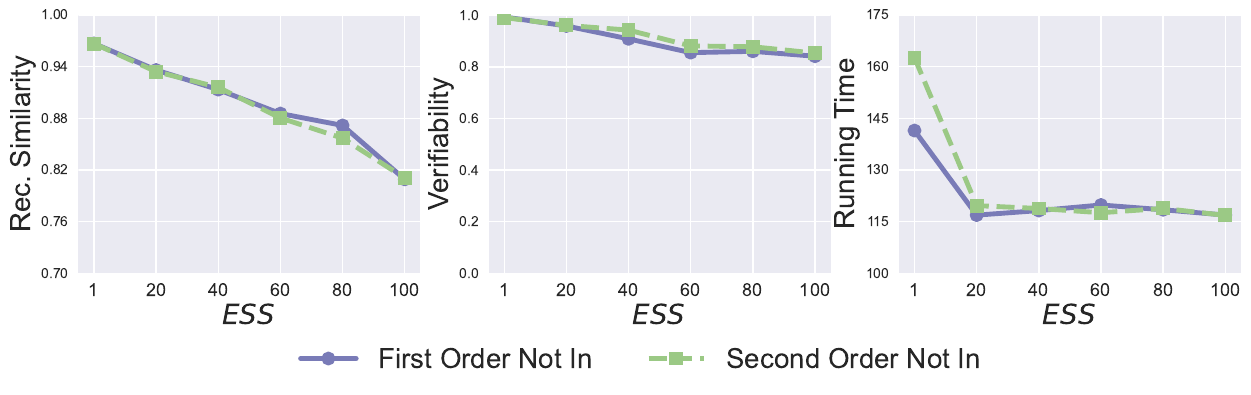

Python code for this plot:
import numpy as np
import  matplotlib.pyplot as plt
#


plt.style.use('seaborn')

fig, ax = plt.subplots(1, 3, figsize=(15, 3.8)) #sharex='col',
fig.subplots_adjust(bottom=0.2)

# for i in range(2):
#     for j in range(3):
#         ax[i,j].text(0.5,0.5,str((i,j)), fontsize=18, ha='center')




#picture 1


"""
x=[1, 2, 3, 4, 5, 6]
# validation_for_plt =[97,95.8600, 94.9400, 93.5400, 93.2400]
# attack_for_plt=[0, 0.3524, 0, 0.1762, 0.1762]
# basic_for_plt=[99.8, 99.8, 99.8, 99.8, 99.8]

labels = ['1', '20', '40', '60', '80', '100' ]
# unl_org = [97.77, 97.55, 97.35, 97.29, 97.21, 97.21]

UEV = [0.4278, 0.4113, 0.41067, 0.410123, 0.409559, 0.4098]
UEV_second = [0.434302, 0.416475, 0.4174561, 0.4169029, 0.4166158, 0.405258]
# unl_hess_r = [96.6, 96.66, 96.04, 95.94, 95.85, 97.21]
UEV_in = [0.0670, 0.05614, 0.05513, 0.054879, 0.05501, 0.054093]

UEV_second_in = [0.0661944, 0.05628, 0.05532, 0.0552045, 0.055168, 0.0547215]



l_w=3.5
m_s=8
marker_s = 2
markevery=1
#plt.figure(figsize=(8, 5.3))
#plt.plot(x, unl_fr, color='blue', marker='^', label='Retrain',linewidth=l_w, markersize=m_s)
ax[0].plot(x, UEV, linestyle='-', color='#797BB7', marker='o', fillstyle='full', markevery=markevery,
         label='Includes', linewidth=l_w, markersize=m_s, markeredgewidth=marker_s)

#plt.plot(x, unl_ss_w, color='g',  marker='*',  label='PriMU$_{w}$',linewidth=l_w, markersize=m_s)
ax[0].plot(x, UEV_second, linestyle='--', color='#9BC985',  marker='s', fillstyle='full', markevery=markevery,
         label='Not Includes',linewidth=l_w, markersize=m_s, markeredgewidth=marker_s)


# plt.plot(x, unl_mib_bck, linestyle=':', color='r',  marker='^', fillstyle='none', markevery=markevery,
#          label='MIB (bac.)', linewidth=l_w,  markersize=m_s, markeredgewidth=marker_s)


#ax[0].plot(x, UEV_in, linestyle='-.', color='#2A5522',  marker='D', fillstyle='full', markevery=markevery,label='MIB (Normal Not In.)',linewidth=l_w, markersize=m_s, markeredgewidth=marker_s)


#ax[0].plot(x, UEV_second_in, linestyle='-.', color='#E1C855',  marker='^', fillstyle='full', markevery=markevery, label='MIB (Normal Not In.)',linewidth=l_w, markersize=m_s, markeredgewidth=marker_s)



#plt.plot(x, unl_vibu, color='silver',  marker='d',  label='VIBU',linewidth=4,  markersize=10)

# plt.plot(x, y_sa03, color='r',  marker='2',  label='AAAI21 A_acc, pr=0.3',linewidth=3, markersize=8)
# plt.plot(x, y_sa05, color='darkblue',  marker='4',  label='AAAI21 A_acc, pr=0.5',linewidth=3, markersize=8)
# plt.plot(x, y_ma03, color='darkviolet',  marker='3',  label='FedMC A_acc, pr=0.3',linewidth=3, markersize=8)
# plt.plot(x, y_ma05, color='cyan',  marker='p',  label='FedMC A_acc, pr=0.5',linewidth=3, markersize=8)


# plt.grid()
leg = plt.legend(fancybox=True, shadow=True)
# plt.xlabel('Malicious Client Ratio (%)' ,fontsize=16)
ax[0].set_ylabel('Average UE', fontsize=20)
my_y_ticks = np.arange(0.0, 0.46, 0.09)
ax[0].set_yticks(my_y_ticks )
ax[0].set_xlabel('$\it{ESS}$' ,fontsize=20)

ax[0].set_xticklabels(labels ,fontsize=13)
ax[0].set_xticks(x)
# plt.title('CIFAR10 IID')

"""



# figure 2



x=[1, 2, 3, 4, 5, 6]
# validation_for_plt =[97,95.8600, 94.9400, 93.5400, 93.2400]
# attack_for_plt=[0, 0.3524, 0, 0.1762, 0.1762]
# basic_for_plt=[99.8, 99.8, 99.8, 99.8, 99.8]

labels = ['1', '20', '40', '60', '80', '100' ]
# unl_org = [97.77, 97.55, 97.35, 97.29, 97.21, 97.21]

UEV = [0.96693, 0.93609, 0.913304, 0.88554, 0.8717471, 0.809093]
UEV_second = [0.9667912, 0.93423, 0.91603, 0.880405, 0.85692, 0.810767]
# unl_hess_r = [96.6, 96.66, 96.04, 95.94, 95.85, 97.21]
UEV_in = [ 0.9459, 0.9097, 0.85268, 0.856668, 0.818231, 0.732786]

UEV_second_in = [0.947320, 0.91448736, 0.85384, 0.8462974, 0.8267230, 0.764254]



l_w=3.5
m_s=8
marker_s = 2
markevery=1
#plt.figure(figsize=(8, 5.3))
#plt.plot(x, unl_fr, color='blue', marker='^', label='Retrain',linewidth=l_w, markersize=m_s)
ax[0].plot(x, UEV, linestyle='-', color='#797BB7', marker='o', fillstyle='full', markevery=markevery,
         label='Includes', linewidth=l_w, markersize=m_s, markeredgewidth=marker_s)

#plt.plot(x, unl_ss_w, color='g',  marker='*',  label='PriMU$_{w}$',linewidth=l_w, markersize=m_s)
ax[0].plot(x, UEV_second, linestyle='--', color='#9BC985',  marker='s', fillstyle='full', markevery=markevery,
         label='Not Includes',linewidth=l_w, markersize=m_s, markeredgewidth=marker_s)


# plt.plot(x, unl_mib_bck, linestyle=':', color='r',  marker='^', fillstyle='none', markevery=markevery,
#          label='MIB (bac.)', linewidth=l_w,  markersize=m_s, markeredgewidth=marker_s)


#ax[1].plot(x, UEV_in, linestyle='-.', color='#2A5522',  marker='D', fillstyle='full', markevery=markevery, label='MIB (Normal Not In.)',linewidth=l_w, markersize=m_s, markeredgewidth=marker_s)


#ax[1].plot(x, UEV_second_in, linestyle='-.', color='#E1C855',  marker='^', fillstyle='full', markevery=markevery, label='MIB (Normal Not In.)',linewidth=l_w, markersize=m_s, markeredgewidth=marker_s)



#plt.plot(x, unl_vibu, color='silver',  marker='d',  label='VIBU',linewidth=4,  markersize=10)

# plt.plot(x, y_sa03, color='r',  marker='2',  label='AAAI21 A_acc, pr=0.3',linewidth=3, markersize=8)
# plt.plot(x, y_sa05, color='darkblue',  marker='4',  label='AAAI21 A_acc, pr=0.5',linewidth=3, markersize=8)
# plt.plot(x, y_ma03, color='darkviolet',  marker='3',  label='FedMC A_acc, pr=0.3',linewidth=3, markersize=8)
# plt.plot(x, y_ma05, color='cyan',  marker='p',  label='FedMC A_acc, pr=0.5',linewidth=3, markersize=8)


# plt.grid()
leg = plt.legend(fancybox=True, shadow=True)
# plt.xlabel('Malicious Client Ratio (%)' ,fontsize=16)
ax[0].set_ylabel('Rec. Similarity', fontsize=20)
my_y_ticks = np.arange(0.7, 1.01, 0.06)
ax[0].set_yticks(my_y_ticks )
ax[0].set_xlabel('$\it{ESS}$' ,fontsize=20)

ax[0].set_xticklabels(labels ,fontsize=13)
ax[0].set_xticks(x)
# plt.title('CIFAR10 IID')








#picture 3

x=[1, 2, 3, 4, 5, 6]
# validation_for_plt =[97,95.8600, 94.9400, 93.5400, 93.2400]
# attack_for_plt=[0, 0.3524, 0, 0.1762, 0.1762]
# basic_for_plt=[99.8, 99.8, 99.8, 99.8, 99.8]

labels = ['1', '20', '40', '60', '80', '100' ]
# unl_org = [97.77, 97.55, 97.35, 97.29, 97.21, 97.21]

UEV = [0.9933, 0.9583, 0.9083, 0.8550, 0.8600, 0.8410]
UEV_second = [0.9907, 0.9607, 0.9423, 0.8810, 0.8777, 0.8533]
# unl_hess_r = [96.6, 96.66, 96.04, 95.94, 95.85, 97.21]
UEV_in= [0.3100, 0.2073, 0.15, 0.0600, 0.0320, 0.0000]

UEV_second_in = [0.3197, 0.2100, 0.1567, 0.1513, 0.0217, 0.0033]



#plt.figure(figsize=(8, 5.3))
#plt.plot(x, unl_fr, color='blue', marker='^', label='Retrain',linewidth=l_w, markersize=m_s)
ax[1].plot(x, UEV, linestyle='-', color='#797BB7', marker='o', fillstyle='full', markevery=markevery,
         label='First Order Not In', linewidth=l_w, markersize=m_s, markeredgewidth=marker_s)

#plt.plot(x, unl_ss_w, color='g',  marker='*',  label='PriMU$_{w}$',linewidth=l_w, markersize=m_s)
ax[1].plot(x, UEV_second, linestyle='--', color='#9BC985',  marker='s', fillstyle='full', markevery=markevery,
         label='Second Order Not In',linewidth=l_w, markersize=m_s, markeredgewidth=marker_s)


# plt.plot(x, unl_mib_bck, linestyle=':', color='r',  marker='^', fillstyle='none', markevery=markevery,
#          label='MIB (bac.)', linewidth=l_w,  markersize=m_s, markeredgewidth=marker_s)


#ax[2].plot(x, UEV_in, linestyle='-.', color='#2A5522',  marker='D', fillstyle='full', markevery=markevery, label='First Order In',linewidth=l_w, markersize=m_s, markeredgewidth=marker_s)


#ax[2].plot(x, UEV_second_in, linestyle='-.', color='#E1C855',  marker='^', fillstyle='full', markevery=markevery, label='Second Order In',linewidth=l_w, markersize=m_s, markeredgewidth=marker_s)




#plt.plot(x, unl_vibu, color='silver',  marker='d',  label='VIBU',linewidth=4,  markersize=10)

# plt.plot(x, y_sa03, color='r',  marker='2',  label='AAAI21 A_acc, pr=0.3',linewidth=3, markersize=8)
# plt.plot(x, y_sa05, color='darkblue',  marker='4',  label='AAAI21 A_acc, pr=0.5',linewidth=3, markersize=8)
# plt.plot(x, y_ma03, color='darkviolet',  marker='3',  label='FedMC A_acc, pr=0.3',linewidth=3, markersize=8)
# plt.plot(x, y_ma05, color='cyan',  marker='p',  label='FedMC A_acc, pr=0.5',linewidth=3, markersize=8)


# plt.grid()
leg = plt.legend(fancybox=True, shadow=True)
# plt.xlabel('Malicious Client Ratio (%)' ,fontsize=16)
ax[1].set_ylabel('Verifiability', fontsize=20)
my_y_ticks = np.arange(0.0, 1.01, 0.2)
ax[1].set_yticks(my_y_ticks )
ax[1].set_xlabel('$\it{ESS}$' ,fontsize=20)

ax[1].set_xticklabels(labels ,fontsize=13)
ax[1].set_xticks(x)
# plt.title('CIFAR10 IID')


# figure 4


x=[1, 2, 3, 4, 5, 6]
# validation_for_plt =[97,95.8600, 94.9400, 93.5400, 93.2400]
# attack_for_plt=[0, 0.3524, 0, 0.1762, 0.1762]
# basic_for_plt=[99.8, 99.8, 99.8, 99.8, 99.8]

labels = ['1', '20', '40', '60', '80', '100']
# unl_org = [97.77, 97.55, 97.35, 97.29, 97.21, 97.21]

UEV = [141.4497, 116.9057  , 118.2206 , 119.850, 118.458, 116.92136]
UEV_second = [162.60409, 119.6657, 118.8308, 117.604, 118.85385, 116.829053]
# unl_hess_r = [96.6, 96.66, 96.04, 95.94, 95.85, 97.21]
# UEV_no_division = [146.170001, 118.3346, 116.60770, 117.58471, 117.281131, 117.198461]
#
# UEV_no_both = [142.9, 118.9, 117.9, 116.00222, 116.92408, 116.9]
# unl_ss_wo = [94.32, 94.53, 94.78, 93.38, 94.04, 97.21]


#plt.figure(figsize=(8, 5.3))
#plt.plot(x, unl_fr, color='blue', marker='^', label='Retrain',linewidth=l_w, markersize=m_s)
ax[2].plot(x, UEV, linestyle='-', color='#797BB7', marker='o', fillstyle='full', markevery=markevery,
         label='UEV', linewidth=l_w, markersize=m_s, markeredgewidth=marker_s)

#plt.plot(x, unl_ss_w, color='g',  marker='*',  label='PriMU$_{w}$',linewidth=l_w, markersize=m_s)
ax[2].plot(x, UEV_second, linestyle='--', color='#9BC985',  marker='s', fillstyle='full', markevery=markevery,
         label='UEV w/o masking',linewidth=l_w, markersize=m_s, markeredgewidth=marker_s)


# plt.plot(x, unl_mib_bck, linestyle=':', color='r',  marker='^', fillstyle='none', markevery=markevery,
#          label='MIB (bac.)', linewidth=l_w,  markersize=m_s, markeredgewidth=marker_s)


# ax[3].plot(x, UEV_no_division, linestyle='-.', color='#2A5522',  marker='D', fillstyle='full', markevery=markevery,
#          label='UEV w/o division',linewidth=l_w, markersize=m_s, markeredgewidth=marker_s)
#
#
# ax[3].plot(x, UEV_no_both, linestyle='-.', color='#E1C855',  marker='^', fillstyle='full', markevery=markevery,
#          label='UEV w/o both',linewidth=l_w, markersize=m_s, markeredgewidth=marker_s)

#F7D58B

#plt.plot(x, unl_vibu, color='silver',  marker='d',  label='VIBU',linewidth=4,  markersize=10)

# plt.plot(x, y_sa03, color='r',  marker='2',  label='AAAI21 A_acc, pr=0.3',linewidth=3, markersize=8)
# plt.plot(x, y_sa05, color='darkblue',  marker='4',  label='AAAI21 A_acc, pr=0.5',linewidth=3, markersize=8)
# plt.plot(x, y_ma03, color='darkviolet',  marker='3',  label='FedMC A_acc, pr=0.3',linewidth=3, markersize=8)
# plt.plot(x, y_ma05, color='cyan',  marker='p',  label='FedMC A_acc, pr=0.5',linewidth=3, markersize=8)


# plt.grid()
# leg = plt.legend(fancybox=True, shadow=True)
# plt.xlabel('Malicious Client Ratio (%)' ,fontsize=16)
ax[2].set_ylabel('Running Time', fontsize=20)
my_y_ticks = np.arange(100, 180, 15)
ax[2].set_yticks(my_y_ticks )
ax[2].set_xlabel('$\it{ESS}$' ,fontsize=20)

ax[2].set_xticklabels(labels ,fontsize=13)
ax[2].set_xticks(x)
# plt.title('CIFAR10 IID')





# Set the background of the axes, which is the area of the plot, to grey
# plt.gca().set_facecolor('grey')

# Set the grid with white color and a specific linestyle and linewidth
# plt.grid(color='white', linestyle='-', linewidth=0.5)


# plt.grid(axis='y')
# ax[2].set_title('On CelebA', fontsize=20)



handles, labels = ax[1].get_legend_handles_labels()
# Create a "dummy" handle for the legend title
# title_handle = plt.Line2D([], [], color='none', label='Method')
#
# # Insert the title handle at the beginning of the handles list
# handles = [title_handle] + handles
# handles.insert(1, title_handle)
# labels = ['Methods and Scenarios:'] + labels
# labels.insert(1, '')

fig.legend(handles, labels,  loc='lower center', ncol=4, bbox_to_anchor=(0.5, -0.13),fontsize=20)

#facecolor='#EAEAF2', frameon=True,
# plt.legend( title = 'Methods and Datasets',frameon=True, facecolor='white', loc='best',
#            ncol=2, mode="expand", framealpha=0.5, borderaxespad=0., fontsize=20, title_fontsize=20)

# fig.tight_layout()
plt.rcParams['figure.figsize'] = (2.0, 1)
plt.rcParams['image.interpolation'] = 'nearest'
plt.rcParams['figure.subplot.left'] = 0.11
plt.rcParams['figure.subplot.bottom'] = 0.08
plt.rcParams['figure.subplot.right'] = 0.977
plt.rcParams['figure.subplot.top'] = 0.969
plt.savefig('second_order_compare.pdf', dpi=200,bbox_inches='tight')

plt.show()